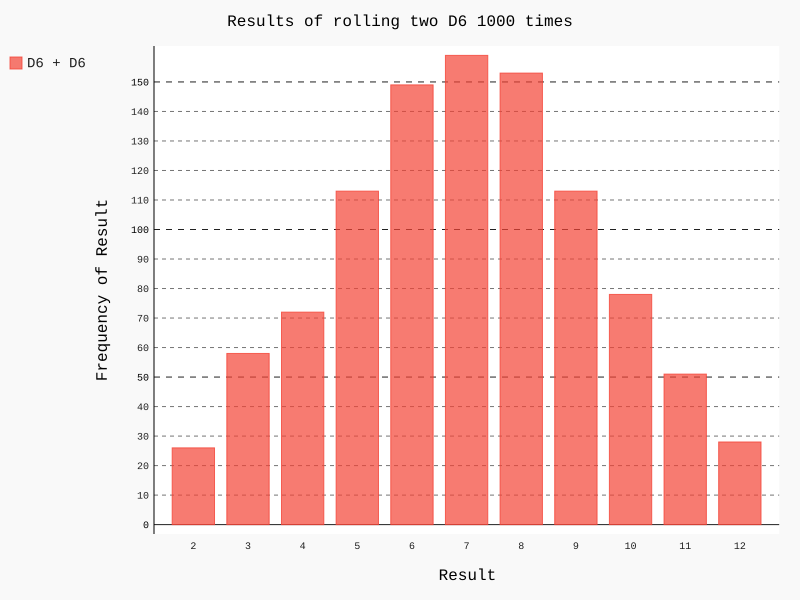

Reproduce this figure in Python.
from die import Die
import pygal

#创建两个D6
die_1 = Die()
die_2 = Die()

#掷几次骰子，并将结果存储在一个列表中
results = []
for roll_num in range(1000):
    result = die_1.roll() + die_2.roll()
    results.append(result)

#分析结果
frequencies = []
max_result = die_1.num_sides + die_2.num_sides
for value in range(2, max_result+1):
    frequency = results.count(value)
    frequencies.append(frequency)

hist = pygal.Bar()

hist.title = "Results of rolling two D6 1000 times"
hist.x_labels = list(range(2,13))
hist.x_title = "Result"
hist.y_title = "Frequency of Result"

hist.add('D6 + D6', frequencies)
hist.render_to_file('dice_visual.svg')
